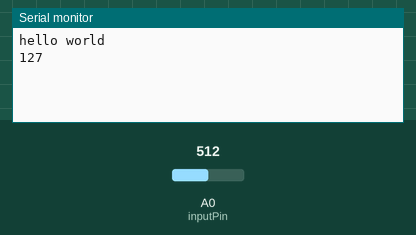
A sketch run on a simulated Arduino Uno, built with avr-gcc and run on an emulated ATmega328P. On the bench: the last lines printed to the serial monitor. The inputs (shaded band) are chosen by the test bench; at power-on: A0 (inputPin) = 512.

Above: at 1.2 s.
1.3 s: A0 (inputPin) set to 716
At 2.1 s:
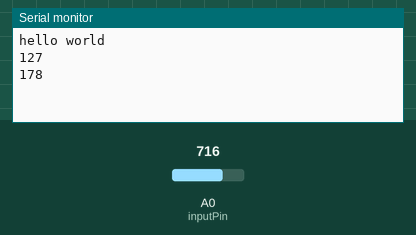
2.8 s: A0 (inputPin) set to 900
At 3.2 s:
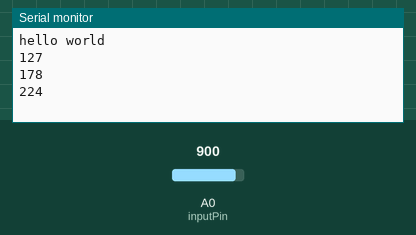

The sketch:

fading_led_serial.ino
```cpp
int ledPin = 9;    // LED connected to digital pin 9
int inputPin = A0; // Potentiometer connected to A0 pin

int changeThreshold = 5;
int lastInputValue;

void setup() {
  Serial.begin(9600);
  Serial.println("hello world");
}

void loop() {
    int inputValue = analogRead(inputPin); // 0 - 1024

    if (inputValue > lastInputValue + changeThreshold
        || inputValue < lastInputValue - changeThreshold) {
      Serial.println(map(inputValue, 0, 1023, 0, 255));
      lastInputValue = inputValue;

    }

}
```

Measured:
- after the input at 1.3 s, the serial monitor: prints a new line at once (image 1)
- after the input at 2.8 s, the serial monitor: prints a new line at once (image 2)
